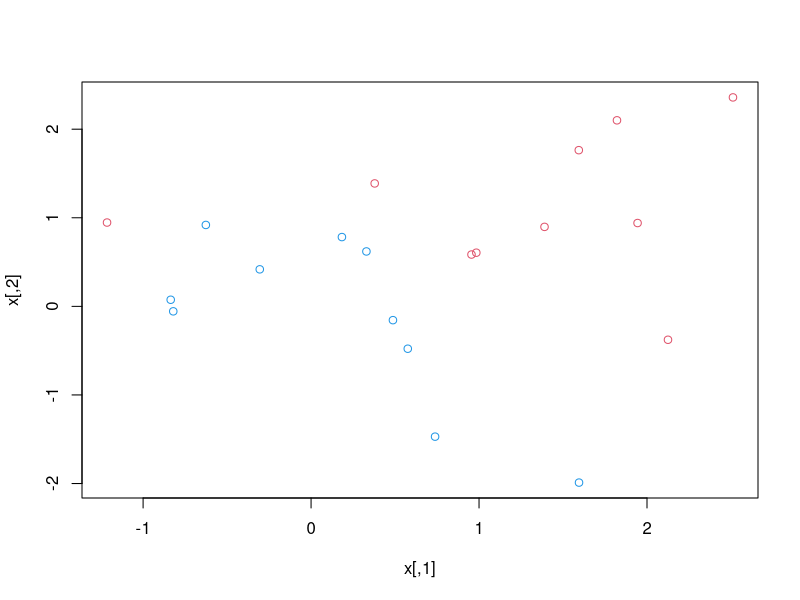
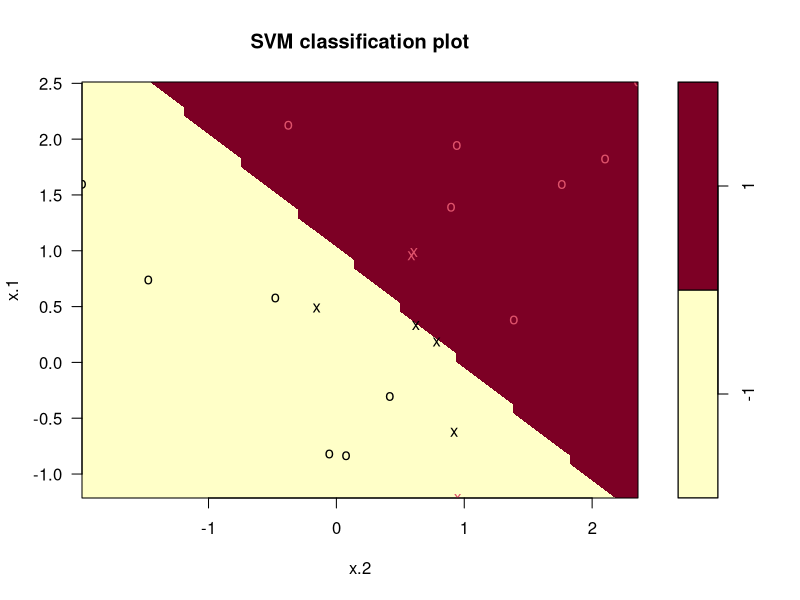
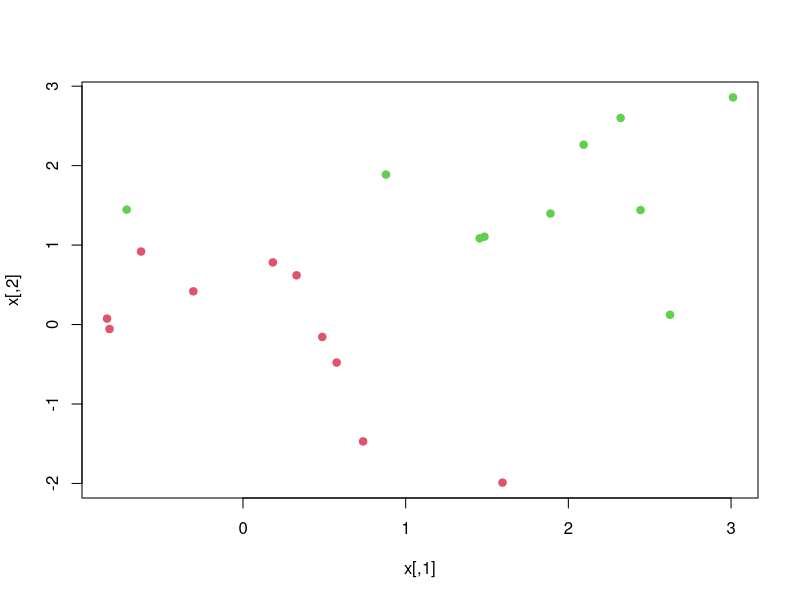
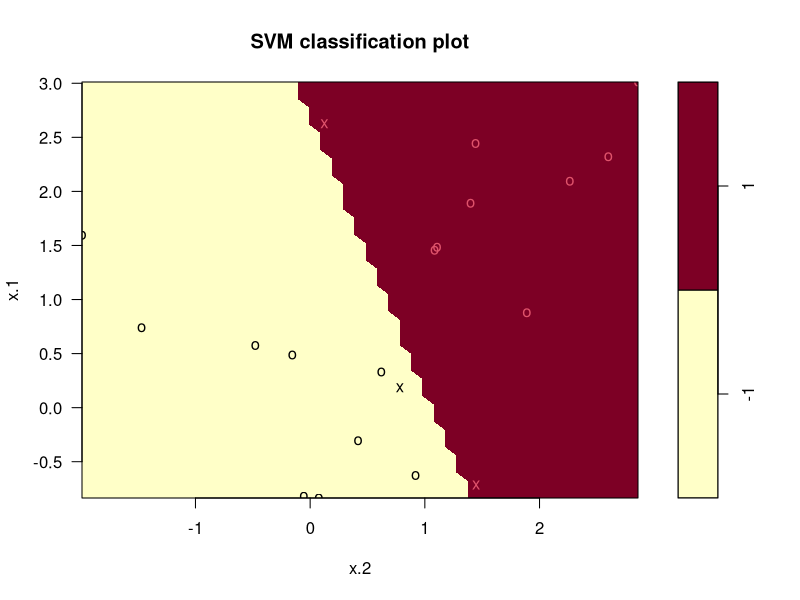
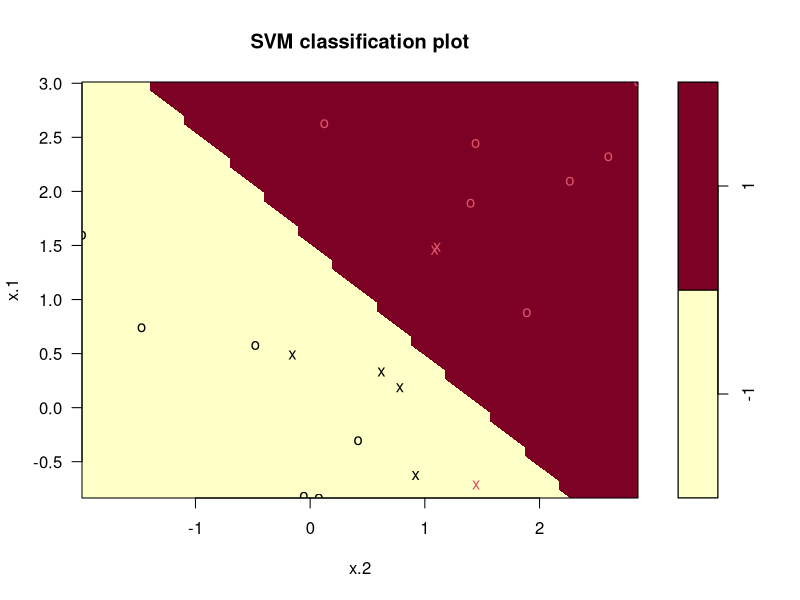
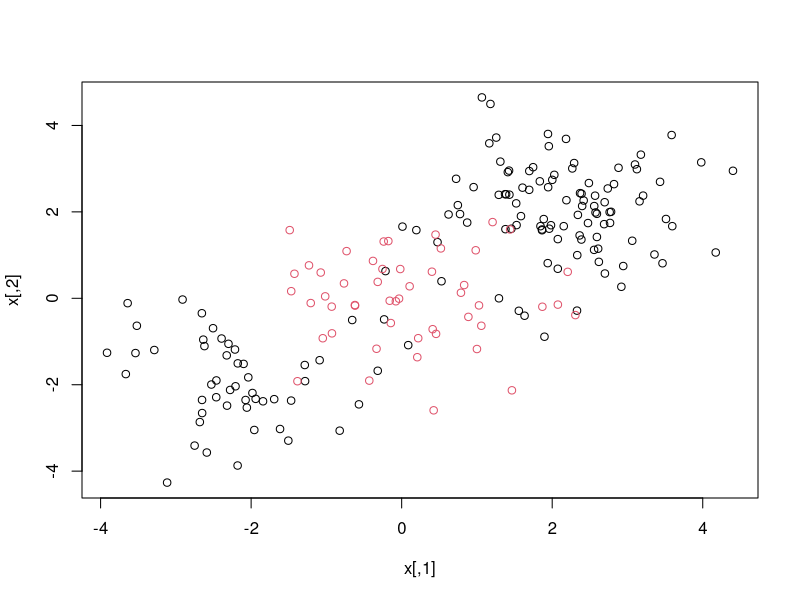
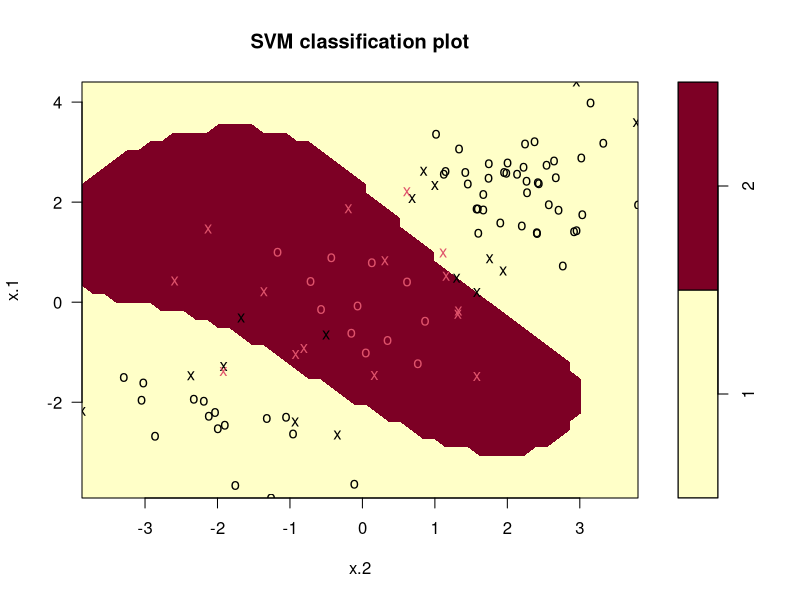
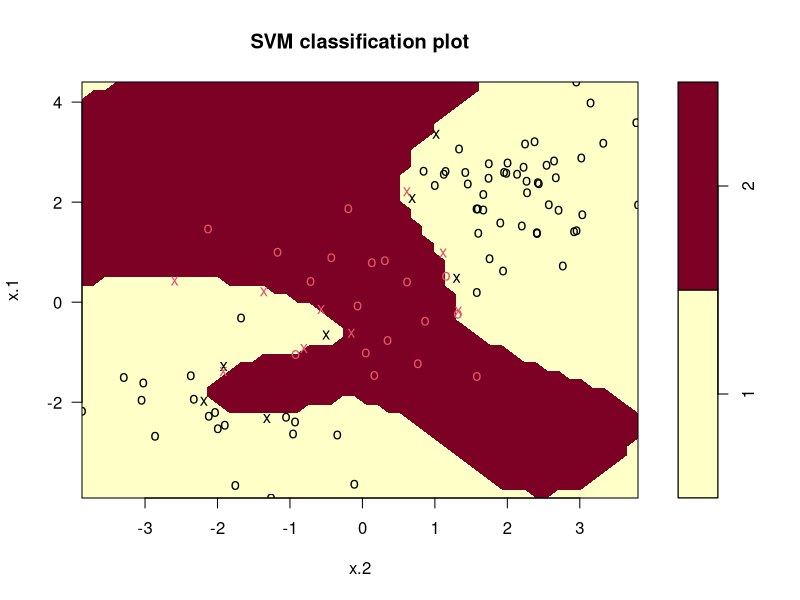

These figures' R source, in order:
rm(list=ls())
set.seed(1)
x = matrix( rnorm(20*2) , ncol =2)
y = c( rep( -1 ,10) , rep(1 ,10) )
x[y ==1 ,]= x[y ==1 ,] + 1

plot(x,col=(3-y))

dat=data.frame(x=x,y=as.factor(y))
library(e1071)
svmfit=svm(y~.,data=dat,kernel="linear",cost=10,scale=FALSE)
plot( svmfit , dat )


set.seed(1)
tune.out = tune(svm, y~.,data = dat , kernel ="linear",
    ranges = list( cost = c(0.001 , 0.01 , 0.1 , 1 ,5 ,10 ,100) ) )
summary(tune.out)

bestmod = tune.out$best.model
summary( bestmod )

xtest = matrix(rnorm(20*2) , ncol =2)
ytest = sample( c( -1 ,1) , 20 , rep = TRUE )
xtest[ ytest ==1 ,]= xtest[ ytest ==1 ,] + 1
testdat = data.frame( x = xtest , y = as.factor( ytest ) )

ypred = predict( bestmod , testdat )
table( predict = ypred , truth = testdat$y )


svmfit = svm( y~., data = dat , kernel ="linear" , cost =.01,
    scale = FALSE )
ypred = predict( svmfit , testdat )
table( predict = ypred , truth = testdat$y )

x[ y ==1 ,]= x[ y ==1 ,]+0.5
plot(x , col =( y +5) /2 , pch =19)

dat = data.frame ( x = x , y = as.factor ( y ) )
svmfit = svm( y~.,data = dat , kernel ="linear" , cost =1e5 )
summary( svmfit )
plot(svmfit,dat)


svmfit = svm(y~. , data = dat , kernel ="linear" , cost =1)
summary(svmfit )
plot( svmfit , dat )

#9.6.2 Support Vector Machine
set.seed (1)
x = matrix( rnorm(200*2) , ncol =2)
x[1:100 ,]= x[1:100 ,]+2
x[101:150 ,]= x[101:150 ,] -2
y = c( rep(1 ,150) , rep(2 ,50) )
dat = data.frame( x = x , y = as.factor( y ) )
plot(x,col=y)

train=sample(200,100)
svmfit=svm(y~.,data=dat[train,],kernel="radial",gamma=1,
    cost=1)
plot(svmfit,dat[train,])
summary(svmfit)


svmfit=svm(y~.,data=dat[train,],kernel="radial",gamma=1,
    cost=1e5)
plot(svmfit,dat[train,])

set.seed(1)
tune.out=tune(svm,y~.,data=dat[train,],kernel="radial",
    ranges=list(cost=c(0.1,1,10,100,1000),gamma=c(0.5,1,2,3,4)))
summary(tune.out)
table(true=dat[-train,"y"],pred=predict(tune.out$best.model,newx=dat[-train,]))
